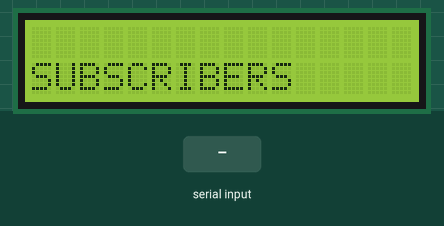
A sketch run on a simulated Arduino Uno, built with avr-gcc and run on an emulated ATmega328P. Parts: 16×2 character LCD. The test bench sets the inputs (shaded band).

Above: at 1.2 s.
1.3 s: "1" received over Serial
At 2.2 s:
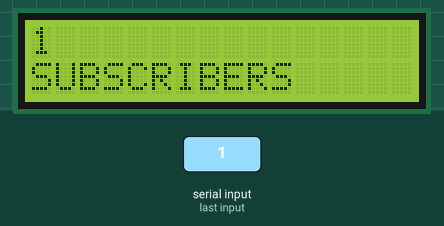
2.9 s: "0" received over Serial
At 3.4 s:
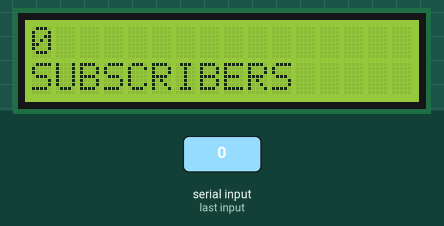
4.5 s: "2" received over Serial
At 5.8 s:
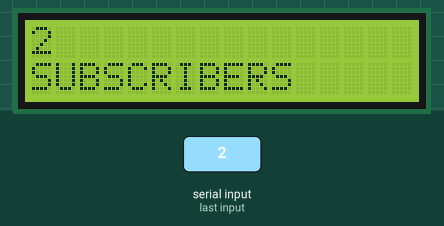
Timing chart, 0 to 7.5 s (numbered marks = the images above; inputs shaded):
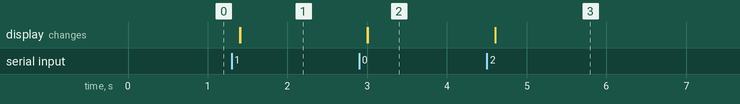

The sketch:

Serial_Display.ino
```cpp
#include <LiquidCrystal.h>

// initialize the library by associating any needed LCD interface pin
// with the arduino pin number it is connected to
const int rs = 12, en = 11, d4 = 5, d5 = 4, d6 = 3, d7 = 2;
LiquidCrystal lcd(rs, en, d4, d5, d6, d7);

void setup() {
  // set up the LCD's number of columns and rows:
  lcd.begin(16, 2);
  // initialize the serial communications:
  Serial.begin(9600);

}

void loop() {
  lcd.setCursor(0, 1);
  lcd.write("SUBSCRIBERS");
  // when characters arrive over the serial port...
  if (Serial.available()) {
    // wait a bit for the entire message to arrive
    delay(100);
    // clear the screen
    lcd.clear();
    // read all the available characters
    while (Serial.available() > 0) {
      // display each character to the LCD

      lcd.write(Serial.read());

    }
  }
}
```

Measured:
- after the input at 1.3 s, the display: first changes after 0.10 s (image 1 shows a later state)
- after the input at 2.9 s, the display: first changes after 0.10 s (image 2 shows a later state)
- after the input at 4.5 s, the display: first changes after 0.10 s (image 3 shows a later state)
